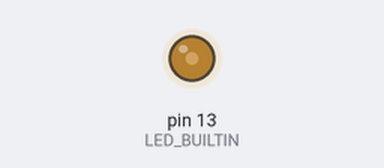
Bench run of a sketch on a simulated Arduino Uno, built with avr-gcc and run on an emulated ATmega328P. Parts: output pins drawn as LEDs (lit = HIGH). Pins used as bus, display or sensor lines are not drawn.

Above: at 5.1 s.
At 25.2 s:
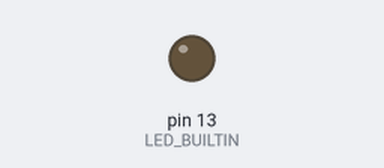
Timing chart, 0 to 26.7 s (numbered marks = the images above):
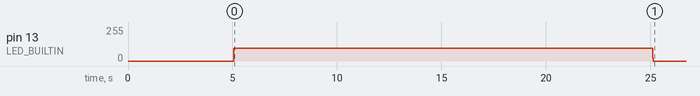

The sketch:

SparkTest.ino
```cpp
// Arduino Based PWM Control for 3 Wire or 4 Wire COP Coil Triggering And Testing
// Useful for triggering and testing 3 or 4 wire honda COP triggering spark plugs or any low current 'trigger' based coil.
//
//
//                             Spark Coil
//                           TRG   GND    12V
//                            |     |      |
//    Arduino                 |     |      |
//        ->P10 - - - - - - - -     |      |
//                                  |      |
//        ->GND - - -               |      |
//                   |              |      |
//    12V Source     |              |      |
//                   |              ^      |
//       ->12V - - -^|^- - - - - - - - - - -
//                   |              ^
//       ->GND - - - - - - - - - - -|
//
// Notes:
//            |
//      A - -^|^- -   Indicates that the wire from L to R does *not* connect.
//            |
//
//      This is for TRIGGERED coils that want 3 -> 5 volts on the trigger (Some triggers want to be pulled to ground see: https://github.com/karl-be/ArduinoEFIInjectorTest/blob/master/InjectorTest.ino for using a transistor / mosfet to do this).
//        if your coil is "always on" while running this it will melt in short order. Check the trigger type manually first!
//
//      Ensure the 12V source can supply several amps of current 1-3 depending on coil type and pulse frequency and dwell.
//
//      Some COP Coils have 4 wires that wire returning to the ECU can be safely ignored (do not short it though).
//
//      If using a benchtop power supply ensure that the grounds are all equal between the Arduino power and the 12V source. Using a battery would work as well.
//
//      Coils can overheat if opened too long or with too long of a dwell (duty cycle) keep testing parameters within the engines RPM and spark limitations.
//
//      Your creating a small ark, dont touch it, dont start a fire :) Have fun.
//
// Configuration:
//
// Target RPM
const int targetRPM = 7000;
// Enables A Wasted Spark (EG A Spark Every Rotation Of The Crankshaft, Once On Compression, One On Exhaust on a 4 stroke)
const bool enableWastedSpark = true;
// Target spark dwell time in milliseconds (usually between 2 and 5 ms) cannot exceed 100% duty cycle it will also melt coils doing this.
const int sparkDwellTimeMS = 3;
// PWM Pin
const int triggerPin = 10;
//
// Time after initial setup time to wait before triggering the first spark pulse (default 5 seconds).
const int waitTimeBeforeStartingRunMS = 5000;
// The total time to run the injector cycle (default 20 seconds)
const int totalRunTimeInMS = 20000;


// Internal Timing Variables Do Not Configure, They are calculated in setup / between loops.

// time to sleep between pulses
int sleepTimeMS = -1;
// keeps track of how long we have been running
int runTimeCounter = 0;


void setup() {
  // Calculate Timing (targetRPM / 60) to get revolutions per second / 1000 to get time in milliseconds between revolutions * 2 for 4 cycle engines
  int pulseTimeMS = (1000 / (targetRPM / 60));
  if(!enableWastedSpark) {
    pulseTimeMS = pulseTimeMS * 2;
  }
  // Calculate Time To Sleep Before Opening Injector (Cannot be negative (eg > 100% duty cycle)).
  sleepTimeMS = pulseTimeMS - sparkDwellTimeMS;

  // Set Output Pins (PWM and DEBUG LED)
  pinMode(triggerPin, OUTPUT);
  pinMode(LED_BUILTIN, OUTPUT);

  // Check if sleep time is negative and flash on board LED on / off every 1 second do not power the injector.
  // Please ensure injectorOpenTime is not greater than pulseTime.
  while (sleepTimeMS < 1)
  {
    digitalWrite(LED_BUILTIN, HIGH);
    delay(1000);
    digitalWrite(LED_BUILTIN, LOW);
    delay(1000);
  }

  // Wait Before Triggering The Main Loop, Ensure Fuel Pump Is Running ECT.
  delay(waitTimeBeforeStartingRunMS);
}

void loop() {
  if(runTimeCounter < totalRunTimeInMS)
  {
    // Wait for initial delay, trigger high, wait for open time, trigger low, calculate total time to run counter.
    delay(sleepTimeMS);
    digitalWrite(triggerPin, HIGH);digitalWrite(LED_BUILTIN, HIGH);
    delay(sparkDwellTimeMS);
    digitalWrite(triggerPin, LOW);digitalWrite(LED_BUILTIN, LOW);

    runTimeCounter = runTimeCounter + sleepTimeMS + sparkDwellTimeMS;
  }
}
```

Measured:
- by itself, pin 13 (LED_BUILTIN): 0/255 → 96/255 at 5.1 s, → 0/255 20.0 s later
